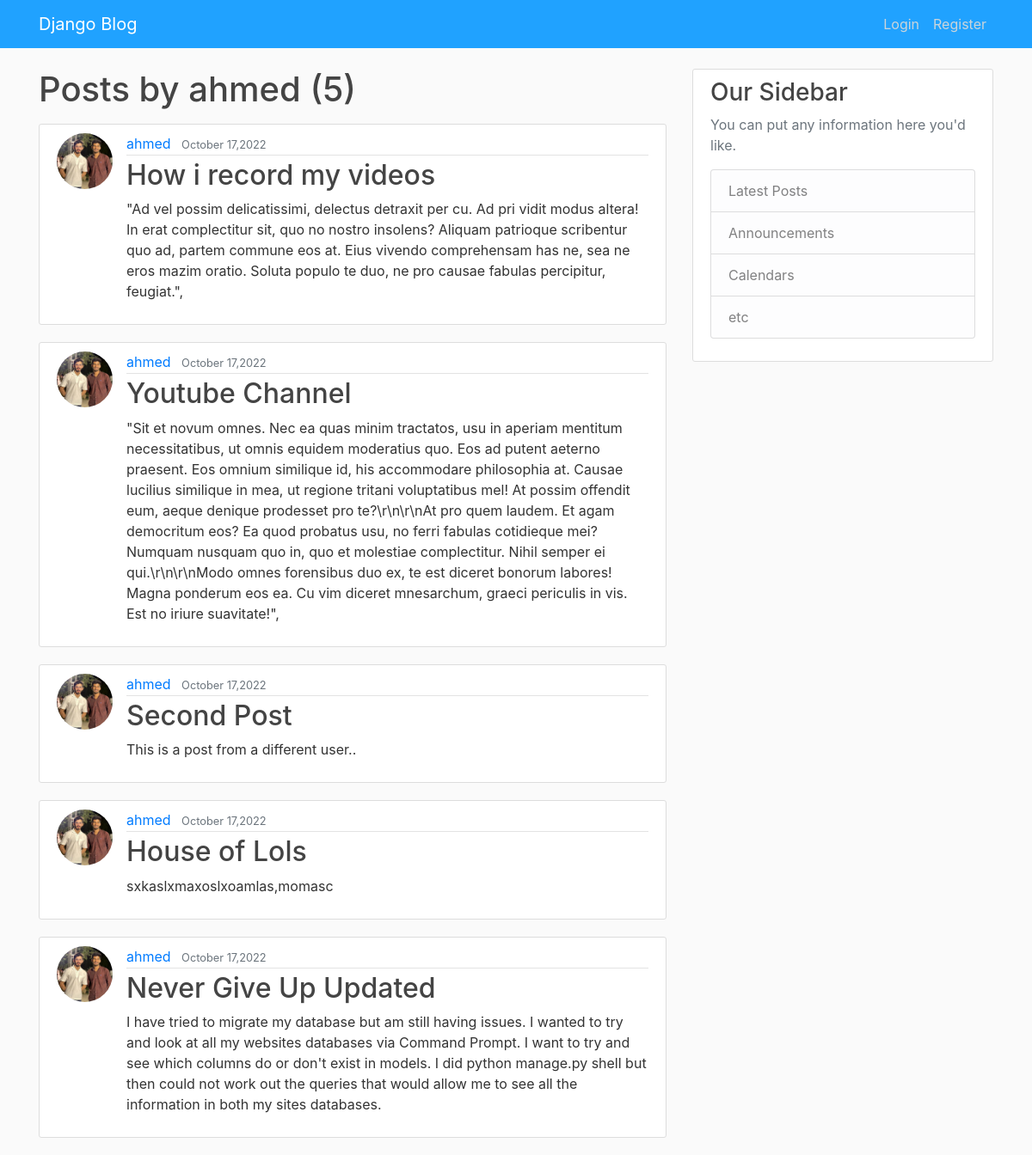
Screenshot of /user/ahmed with the database file from the repository.
### blog/models.py (models this page shows, shortened)
class Post(models.Model):
    title = models.CharField(max_length=100)
    content= models.TextField()
    date_posted=models.DateTimeField(default=timezone.now)
    author=models.ForeignKey(User, on_delete=models.CASCADE)

### users/models.py (models this page shows, shortened)
class Profile(models.Model):
    user=models.OneToOneField(User, on_delete=models.CASCADE)
    image=models.ImageField(default='default.jpg', upload_to='profile_pics')

### blog/views.py (the view)
# urls.py: path('user/<str:username>', UserPostListView.as_view(), name='UserPosts'),
class UserPostListView(ListView):
    model = Post
    template_name= 'blog/user_posts.html' # <app_name>/<model>_<viewtype>.html
    context_object_name= 'posts'
    ordering= ['-date_posted']
    paginate_by= 5
    def get_queryset(self):
        user =get_object_or_404(User, username=self.kwargs.get('username'))
        return Post.objects.filter(author=user).order_by('-date_posted')

### blog/Templates/blog/user_posts.html (shortened to what this page needs)
{% extends "blog/base.html" %}
{% block content %}
    <h1 class="mb-3">Posts by {{ view.kwargs.username }} ({{ page_obj.paginator.count }})
    </h1>
    {% for post in posts %}
        <article class="media content-section">
          <img class="rounded-circle article-img" src="{{ post.author.profile.image.url }}">
          <div class="media-body">
            <div class="article-metadata">
              <a class="mr-2" href="{% url 'UserPosts' post.author.username %}">{{ post.author }}</a>
              <small class="text-muted">{{ post.date_posted| date:"F d,Y" }}</small>
            </div>
            <h2><a class="article-title" href="{% url 'PostDetail' post.id %}">{{ post.title }}</a></h2>
            <p class="article-content">{{ post.content }}</p>
          </div>
        </article>
    {% endfor %}
{% endblock content %}

### blog/Templates/blog/base.html (shortened to what this page needs)
{% load static %}
<!DOCTYPE html>
<html>
<head>
    <link rel="stylesheet" href="https://maxcdn.bootstrapcdn.com/bootstrap/4.0.0/css/bootstrap.min.css">
    <link rel="stylesheet" type="text/css" href="{% static 'blog/main.css' %}">
</head>
<body>
    <header class="site-header">
      <nav class="navbar navbar-expand-md navbar-dark bg-steel fixed-top">
        <div class="container">
          <a class="navbar-brand mr-4" href="{% url 'HomePage' %}">Django Blog</a>
            <div class="navbar-nav">
              {% if user.is_authenticated %}
                <a class="nav-item nav-link" href="{% url 'PostCreate' %}">New Post</a>
                <a class="nav-item nav-link" href="{% url 'ProfilePage' %}">Profile</a>
                <a class="nav-item nav-link" href="{% url 'LogoutPage' %}">Logout</a>
              {% else %}
                <a class="nav-item nav-link" href="{% url 'LoginPage' %}">Login</a>
                <a class="nav-item nav-link" href="{% url 'RegisterPage' %}">Register</a>
              {% endif %}
            </div>
          </div>
      </nav>
    </header>
    <main role="main" class="container">
      <div class="row">
        <div class="col-md-8">
          {% block content %}
          {% endblock %}
        </div>
        <div class="col-md-4">
          <div class="content-section">
            <h3>Our Sidebar</h3>
            <p class='text-muted'>You can put any information here you'd like.
              <ul class="list-group">
                <li class="list-group-item list-group-item-light">Latest Posts</li>
                <li class="list-group-item list-group-item-light">Announcements</li>
                <li class="list-group-item list-group-item-light">Calendars</li>
                <li class="list-group-item list-group-item-light">etc</li>
              </ul>
            </p>
          </div>
        </div>
      </div>
    </main>
</body>
</html>

### blog/static/blog/main.css (style rules this page uses)
body { background: #fafafa; color: #333333; margin-top: 5rem; }
h1, h2, h3, h4, h5, h6 { color: #444444; }
ul { margin: 0; }
.bg-steel { background-color: #20a2ff; }
.site-header .navbar-nav .nav-link { color: #cbd5db; }
.content-section { background: #ffffff; padding: 10px 20px; border: 1px solid #dddddd; border-radius: 3px; margin-bottom: 20px; }
.article-title { color: #444444; }
.article-content { white-space: pre-line; }
.article-img { height: 65px; width: 65px; margin-right: 16px; }
.article-metadata { padding-bottom: 1px; margin-bottom: 4px; border-bottom: 1px solid #e3e3e3 }

### rows the page displays
Post: author.profile.image (picture), author "ahmed", date_posted "October 17,2022", title "How i record my videos", content "\"Ad vel possim delicatissimi, delectus detraxit per cu. Ad pri vidit modus altera! In erat complectitur sit, quo no nostro insolens? Aliquam patrioque scribentur quo ad, partem commune eos at. Eius vivendo comprehensam has ne, sea ne eros mazim oratio. Soluta populo te duo, ne pro causae fabulas percipitur, feugiat.\","
Post: author.profile.image (picture), author "ahmed", date_posted "October 17,2022", title "Youtube Channel", content "\"Sit et novum omnes. Nec ea quas minim tractatos, usu in aperiam mentitum necessitatibus, ut omnis equidem moderatius quo. Eos ad putent aeterno praesent. Eos omnium similique id, his accommodare philosophia at. Causae lucilius similique in mea, ut regione tritani voluptatibus mel! At possim offendit eum, aeque denique prodesset pro te?\\r\\n\\r\\nAt pro quem laudem. Et agam democritum eos? Ea quod probatus usu, no ferri fabulas cotidieque mei? Numquam nusquam quo in, quo et molestiae complectitur. Nihil semper ei qui.\\r\\n\\r\\nModo omnes forensibus duo ex, te est diceret bonorum labores! Magna ponderum eos ea. Cu vim diceret mnesarchum, graeci periculis in vis. Est no iriure suavitate!\","
Post: author.profile.image (picture), author "ahmed", date_posted "October 17,2022", title "Second Post", content "This is a post from a different user.."
Post: author.profile.image (picture), author "ahmed", date_posted "October 17,2022", title "House of Lols", content "sxkaslxmaxoslxoamlas,momasc"
Post: author.profile.image (picture), author "ahmed", date_posted "October 17,2022", title "Never Give Up Updated", content "I have tried to migrate my database but am still having issues. I wanted to try and look at all my websites databases via Command Prompt. I want to try and see which columns do or don't exist in models. I did python manage.py shell but then could not work out the queries that would allow me to see all the information in both my sites databases."

### other values shown
{{ view.kwargs.username }} "ahmed"
{{ page_obj.paginator.count }} "5"
